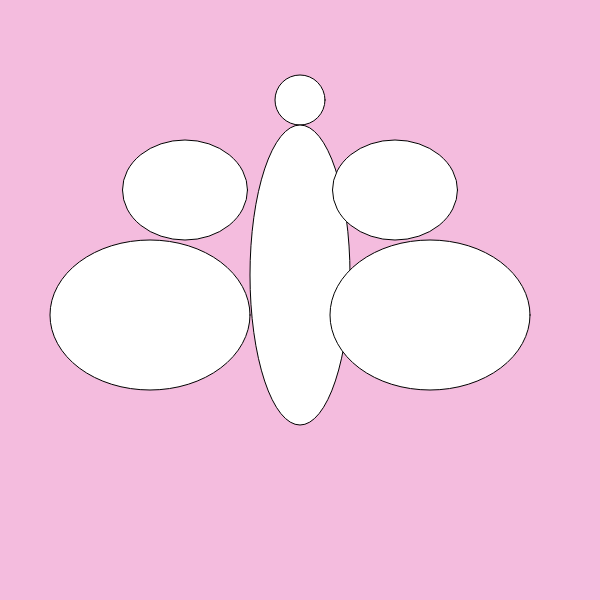
Frame 1 (no input)
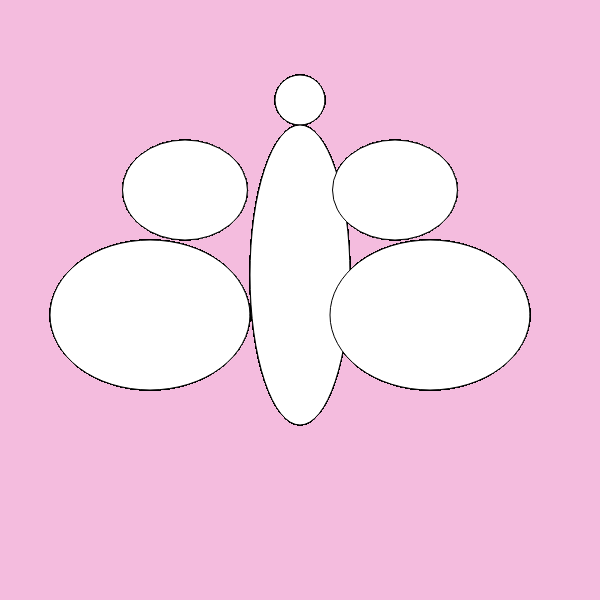
Frame 60 (no input)
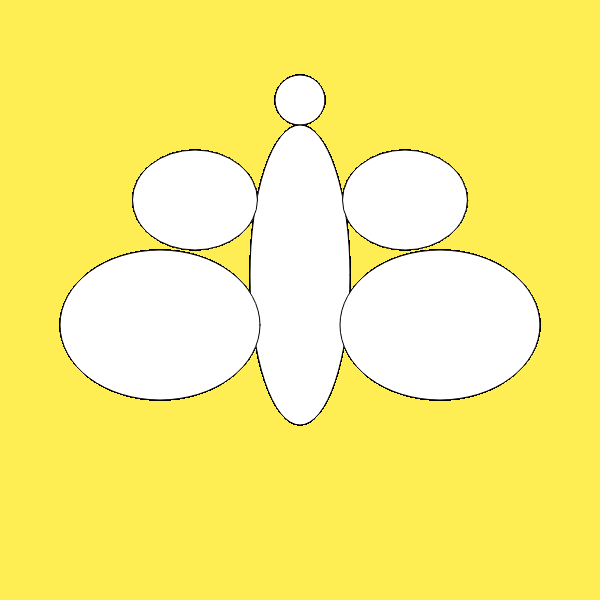
Frame 120 (the mouse pressed at the canvas centre since frame 60)

The p5.js sketch that drew these frames (run headless with seeded random() and noise() and a simulated clock; from frame 60 on, the mouse is pressed at the canvas centre):

// p5.js sketch
// ── sketch.js
var rightwingY = 200;
var rightwingX = 405;
var leftwingY = 200;
var leftwingX= 195;

var offsetX = 0;
var offsetY = 0;


function setup() {
createCanvas (600,600);
background (244,188,222);

console.log("width:" + width + " " + "height" + height)
}

function draw() {
    
offsetX = map(mouseX, 0, width, -10,10);
offsetY = map(mouseY, 0, height, -10,10);
    
    //head
    ellipse(300,100,50,50)
    
  
    //body
    ellipse(300,275,100,300)
    
    //rightwing
  ellipse(rightwingX + offsetX, rightwingY + offsetY,125,100)
  ellipse(440 + offsetX, 325 + offsetY,200,150)
  
    //leftwing
    ellipse(leftwingX + offsetX, leftwingY +offsetY,125,100)
  ellipse(160 + offsetX, 325 + offsetY, 200, 150)
  }

function mousePressed() {
background (255,237,84);

}

function mouseReleased(){
background (244,188,222);

}
